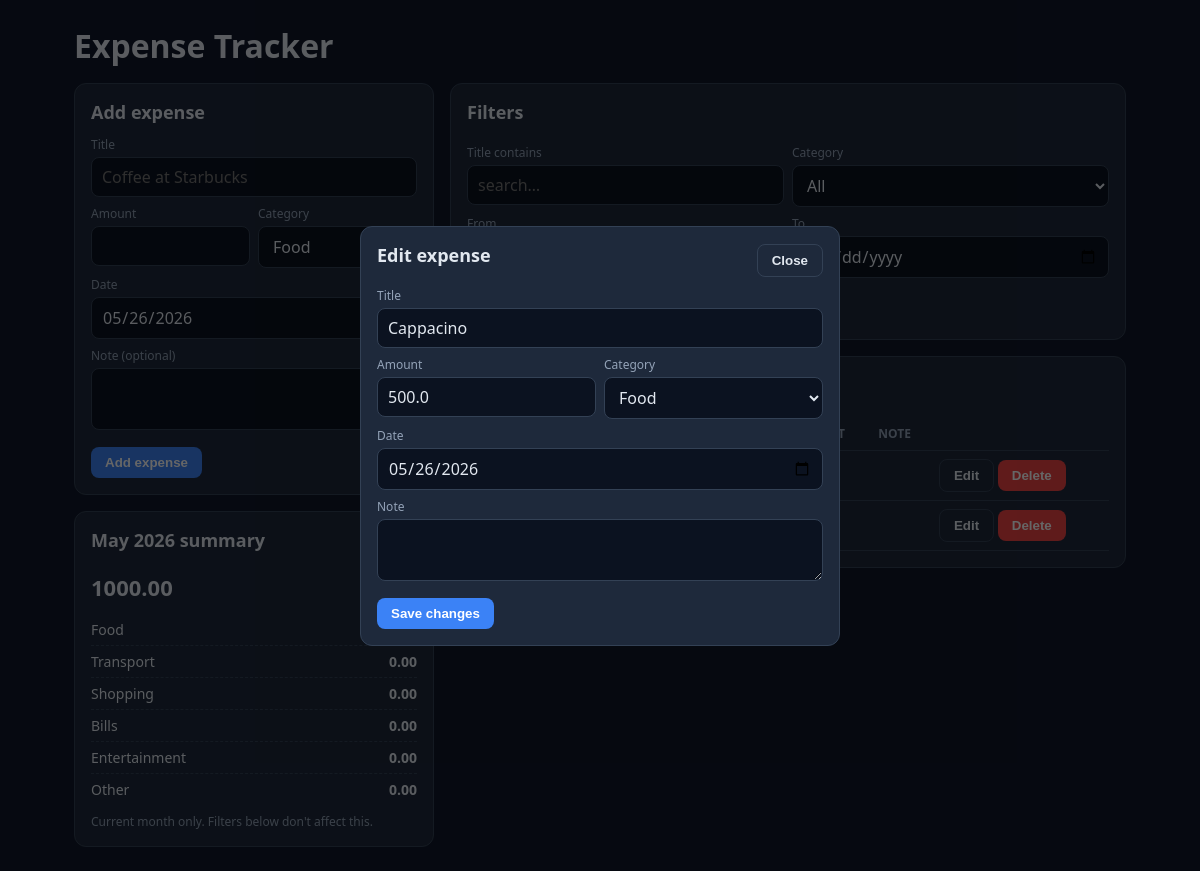
Page /edit/2 on the committed database.
### tables this page shows
CREATE TABLE expenses (
            id INTEGER PRIMARY KEY AUTOINCREMENT,
            title TEXT NOT NULL,
            amount REAL NOT NULL,
            category TEXT NOT NULL,
            date TEXT NOT NULL,
            note TEXT
        );

### app.py (the view, shortened to what this page needs)
@app.route("/edit/<int:expense_id>", methods=["GET", "POST"])
def edit(expense_id):
    db = get_db()
    row = db.execute("SELECT * FROM expenses WHERE id = ?", (expense_id,)).fetchone()
    if not row:
        abort(404)
    return render_index_with_edit(row)

### app.py (called while the page is built)
def get_db():
    if "db" not in g:
        g.db = sqlite3.connect(DB_PATH)
        g.db.row_factory = sqlite3.Row
    return g.db

def render_index_with_edit(row):
    db = get_db()
    expenses = db.execute("SELECT * FROM expenses ORDER BY date DESC, id DESC").fetchall()
    today = date.today()
    month_start = today.replace(day=1).isoformat()
    rows = db.execute(
        "SELECT category, SUM(amount) AS total FROM expenses WHERE date >= ? AND date <= ? GROUP BY category",
        (month_start, today.isoformat()),
    ).fetchall()
    summary = {c: 0.0 for c in CATEGORIES}
    for r in rows:
        summary[r["category"]] = r["total"] or 0.0
    return render_template(
        "index.html",
        expenses=expenses,
        categories=CATEGORIES,
        summary=summary,
        month_total=sum(summary.values()),
        month_label=today.strftime("%B %Y"),
        filters={"category": "", "date_from": "", "date_to": "", "q": ""},
        today=today.isoformat(),
        edit_expense=row,
    )

### templates/index.html (shortened to what this page needs)
<!doctype html>
<html lang="en">
<head>
</head>
<body>
<div class="wrap">
  <h1>Expense Tracker</h1>
  <div class="grid">
    <div>
      <div class="card">
        <h2>Add expense</h2>
        <form method="post" action="{{ url_for('add') }}">
          <label>Title</label>
          <input name="title" required maxlength="200" placeholder="Coffee at Starbucks" />
          <div class="row">
            <div>
              <label>Amount</label>
              <input name="amount" type="number" step="0.01" min="0" required />
            </div>
            <div>
              <label>Category</label>
              <select name="category" required>
                {% for c in categories %}<option value="{{c}}">{{c}}</option>{% endfor %}
              </select>
            </div>
          </div>
          <label>Date</label>
          <input name="date" type="date" value="{{ today }}" required />
          <label>Note (optional)</label>
          <textarea name="note" maxlength="2000"></textarea>
          <div style="margin-top:12px"><button type="submit">Add expense</button></div>
        </form>
      </div>
      <div class="card" style="margin-top:16px">
        <div class="bar"><h2>{{ month_label }} summary</h2></div>
        <div class="total">{{ "%.2f"|format(month_total) }}</div>
        {% for c in categories %}
          <div class="summary-row"><span>{{ c }}</span><span class="amount">{{ "%.2f"|format(summary[c]) }}</span></div>
        {% endfor %}
        <div class="muted" style="margin-top:8px">Current month only. Filters below don't affect this.</div>
      </div>
    </div>
    <div>
      <div class="card">
        <h2>Filters</h2>
        <form method="get" action="{{ url_for('index') }}">
          <div class="row">
            <div>
              <label>Title contains</label>
              <input name="q" value="{{ filters.q }}" placeholder="search…" />
            </div>
            <div>
              <label>Category</label>
              <select name="category">
                <option value="">All</option>
              </select>
            </div>
          </div>
          <div class="row">
            <div>
              <label>From</label>
            </div>
            <div>
              <label>To</label>
              <input name="date_to" type="date" value="{{ filters.date_to }}" />
            </div>
          </div>
          <div style="margin-top:12px" class="row">
            <button type="submit" style="flex:0 0 auto">Apply</button>
            <a href="{{ url_for('index') }}"><button type="button" class="secondary">Clear</button></a>
          </div>
        </form>
      </div>
      <div class="card" style="margin-top:16px">
        <div class="bar">
          <h2>Expenses ({{ expenses|length }})</h2>
        </div>
        {% if expenses %}
        <table>
          <thead><tr>
            <th>Date</th><th>Title</th><th>Category</th><th>Amount</th><th>Note</th><th></th>
          </tr></thead>
          <tbody>
          {% for e in expenses %}
            <tr>
              <td>{{ e.date }}</td>
              <td>{{ e.title }}</td>
              <td><span class="badge">{{ e.category }}</span></td>
              <td class="amount">{{ "%.2f"|format(e.amount) }}</td>
              <td class="muted">{{ e.note or "" }}</td>
              <td class="actions" style="white-space:nowrap">
                <a href="{{ url_for('edit', expense_id=e.id) }}"><button class="secondary" type="button">Edit</button></a>
                <form method="post" action="{{ url_for('delete', expense_id=e.id) }}" onsubmit="return confirm('Delete this expense?');">
                  <button class="danger" type="submit">Delete</button>
                </form>
              </td>
            </tr>
          {% endfor %}
          </tbody>
        </table>
        {% else %}
          <div class="muted">No expenses match your filters.</div>
        {% endif %}
      </div>
    </div>
  </div>
</div>
{% if edit_expense %}
<div class="modal">
  <div class="card">
    <div class="bar">
      <h2>Edit expense</h2>
      <a href="{{ url_for('index') }}"><button class="secondary" type="button">Close</button></a>
    </div>
    <form method="post" action="{{ url_for('edit', expense_id=edit_expense.id) }}">
      <label>Title</label>
      <input name="title" required maxlength="200" value="{{ edit_expense.title }}" />
      <div class="row">
        <div>
          <label>Amount</label>
          <input name="amount" type="number" step="0.01" min="0" required value="{{ edit_expense.amount }}" />
        </div>
        <div>
          <label>Category</label>
          <select name="category" required>
            {% for c in categories %}<option value="{{c}}" {% if edit_expense.category==c %}selected{% endif %}>{{c}}</option>{% endfor %}
          </select>
        </div>
      </div>
      <label>Date</label>
      <input name="date" type="date" required value="{{ edit_expense.date }}" />
      <label>Note</label>
      <textarea name="note" maxlength="2000">{{ edit_expense.note or "" }}</textarea>
      <div style="margin-top:12px"><button type="submit">Save changes</button></div>
    </form>
  </div>
</div>
{% endif %}
</body>
</html>

### templates/index.html (style rules this page uses)
:root { --bg:#0f172a; --panel:#1e293b; --muted:#94a3b8; --text:#e2e8f0; --accent:#3b82f6; --danger:#ef4444; --border:#334155; }
* { box-sizing: border-box; }
body { margin:0; font-family: system-ui, -apple-system, Segoe UI, Roboto, sans-serif; background:var(--bg); color:var(--text); }
.wrap { max-width: 1100px; margin: 0 auto; padding: 24px; }
h1 { margin: 0 0 16px; }
h2 { margin: 0 0 12px; font-size: 18px; }
.grid { display: grid; gap: 16px; grid-template-columns: 1fr; }
@media (min-width: 900px) { .grid { grid-template-columns: 360px 1fr; } }
.card { background: var(--panel); border: 1px solid var(--border); border-radius: 12px; padding: 16px; }
label { display:block; font-size:12px; color:var(--muted); margin: 8px 0 4px; }
input, select, textarea { width:100%; background:#0b1220; color:var(--text); border:1px solid var(--border); border-radius:8px; padding:8px 10px; font: inherit; }
textarea { min-height: 60px; resize: vertical; }
button { background: var(--accent); color:white; border:0; border-radius:8px; padding:8px 14px; cursor:pointer; font-weight:600; }
button.secondary { background: transparent; border:1px solid var(--border); color: var(--text); }
button.danger { background: var(--danger); }
.row { display:flex; gap:8px; flex-wrap:wrap; }
.row > * { flex:1; min-width: 120px; }
table { width:100%; border-collapse: collapse; }
th, td { text-align:left; padding: 8px; border-bottom: 1px solid var(--border); font-size: 14px; vertical-align: top; }
th { color: var(--muted); font-weight: 600; font-size: 12px; text-transform: uppercase; }
.badge { display:inline-block; padding: 2px 8px; border-radius: 999px; font-size: 11px; background:#0b1220; border:1px solid var(--border); color: var(--muted); }
.amount { font-variant-numeric: tabular-nums; font-weight: 600; }
.summary-row { display:flex; justify-content: space-between; padding: 6px 0; font-size: 14px; }
.summary-row + .summary-row { border-top: 1px dashed var(--border); }
.total { font-size: 22px; font-weight: 700; margin: 8px 0 12px; }
.muted { color: var(--muted); font-size: 12px; }
.actions form { display:inline; }
.modal { position:fixed; inset:0; background:rgba(0,0,0,.6); display:flex; align-items:center; justify-content:center; padding:16px; }
.modal .card { width: 100%; max-width: 480px; }
.bar { display:flex; justify-content:space-between; align-items:center; margin-bottom:8px; }
a { color: var(--accent); text-decoration: none; }

### rows in the picture
expenses: title "Cappacino", amount "500.0", category "Food", date "05/26/2026"

### other values in the picture
{{ month_label }} "May 2026"
{{ "%.2f"|format(month_total) }} "1000.00"
{{ c }} "Food" "Transport" "Shopping" "Bills" "Entertainment" "Other"
{{ "%.2f"|format(summary[c]) }} "0.00" "0.00" "0.00" "0.00" "0.00"
form field category "Food"
